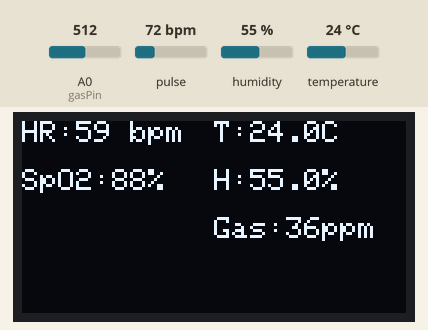
A sketch run on a simulated ESP8266 (NodeMCU). Parts: 128×64 one-colour display. Inputs (shaded band) come from the test bench; at power-on: pulse 72 bpm, A0 (gasPin) = 512, humidity 55 %, temperature 24 °C. What the sketch prints to the serial monitor is not drawn.

Above: at 1.8 s.
1.9 s: pulse set to 59 bpm
At 2.8 s:
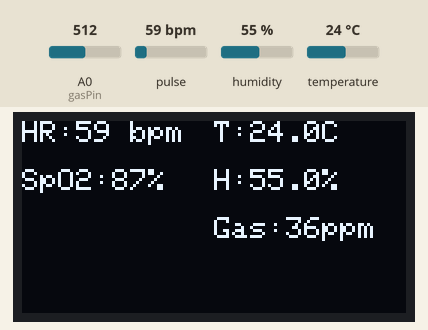
4.5 s: A0 (gasPin) set to 716
At 5.8 s:
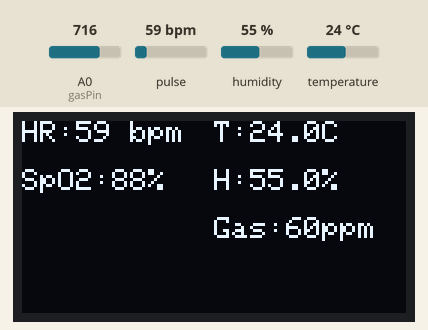
6.5 s: humidity set to 22 %
At 8.2 s:
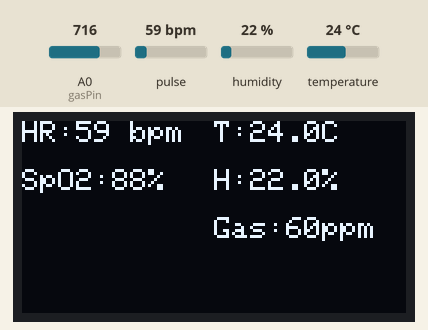
8.6 s: temperature set to 12 °C
At 10.3 s:
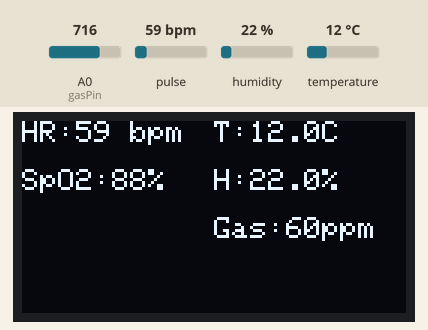
10.6 s: A0 (gasPin) set to 992
At 11.7 s:
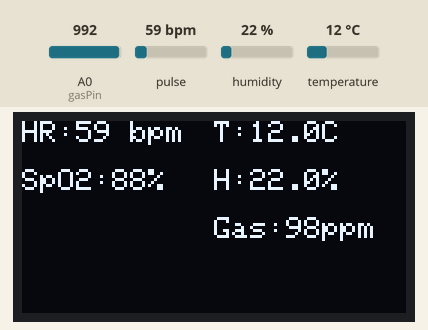
12.6 s: A0 (gasPin) set to 1010
At 14.1 s:
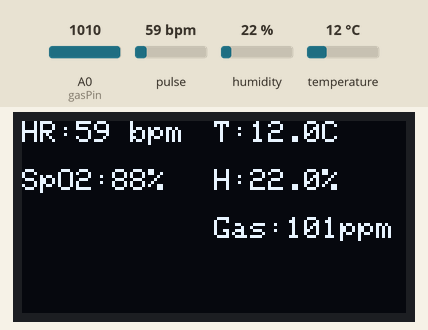
Timing chart, 0 to 15.6 s (numbered marks = the images above; inputs shaded):
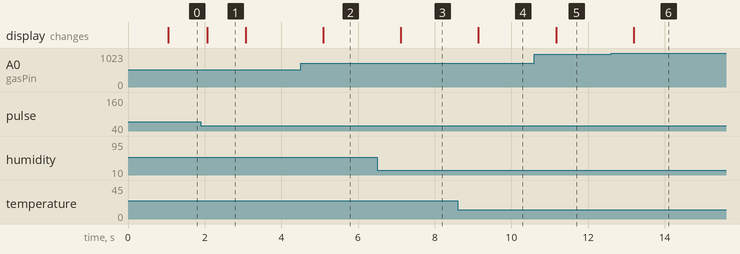

Measured:
- after the input at 1.9 s, the display: changes after 0.16 s (image 1)
- after the input at 4.5 s, the display: changes after 0.60 s (image 2)
- after the input at 6.5 s, the display: changes after 0.62 s (image 3)
- after the input at 8.6 s, the display: changes after 0.54 s (image 4)
- after the input at 10.6 s, the display: changes after 0.57 s (image 5)
- after the input at 12.6 s, the display: changes after 0.59 s (image 6)
- what the display in image 1 shows lasts 1.0 s, from 2.1 s to 3.1 s

The sketch:

ESP1.ino
```cpp
#include <ESP8266WiFi.h>
 #include "DHTesp.h"
 #define gasPin A0
 #include <MAX30105.h>  // Thư viện SparkFun
 #include <Wire.h>
 #include <Adafruit_GFX.h>
 #include <Adafruit_SSD1306.h>
#include <espnow.h>
uint8_t receiverMac[] = {0x2C, 0x3A, 0xE8, 0x12, 0x76, 0xF7};
//uint8_t receiverMac3[] = {0x2C, 0x3A, 0xE8, 0x12, 0x6C, 0x77};  //2c:3a:e8:12:6c:77


  // Định nghĩa kích thước màn hình OLED
 #define SCREEN_WIDTH 128
 #define SCREEN_HEIGHT 64
 // Khởi tạo đối tượng màn hình OLED với địa chỉ I2C (thường là 0x3C)
 #define OLED_RESET    -1  // Không sử dụng chân reset phần cứng
 Adafruit_SSD1306 display(SCREEN_WIDTH, SCREEN_HEIGHT, &Wire, OLED_RESET);

MAX30105 particleSensor;

 // Biến toàn cục
 const byte RATE_SIZE = 4;
 byte rates[RATE_SIZE];
 byte rateSpot = 0;
 long lastBeat = 0;
  // Nhịp tim và SpO₂
 float beatsPerMinute;
 int beatAvg;

// Cảm biến DHT11
 DHTesp dht;
 int dhtPin = 0; // Chân D1 trên NodeMCU (GPIO5)
 float temp;
 float humi;
 float gas;
 float heartRate; // Nhịp tim
 float oxygenLevel; // Oxy máu
// Cập nhật struct với 5 trường
struct Data {
  float t;
  float h;
  float g;
  float hr; // Nhịp tim
  float o; // Oxy máu
};

Data dataToSend;

void onSend(uint8_t *mac_addr, uint8_t sendStatus) {
  Serial.print("Trang thai gui: ");
  Serial.println(sendStatus == 0 ? "THANH CONG" : "       THAT BAI");
}
void onSend3(uint8_t *mac_addr, uint8_t sendStatus) {
  Serial.print("Trang thai gui: ");
  Serial.println(sendStatus == 0 ? "THANH CONG 333" : "       THAT BAI333");
}

 // Biến thời gian
 unsigned long currentTime = millis();
 unsigned long currentTime2 = millis();

void setup() {
    Serial.begin(115200);
    Serial.println();

    // Thiết lập cảm biến DHT11
    dht.setup(dhtPin, DHTesp::DHT11);

    // Khởi tạo màn hình OLED
    if (!display.begin(SSD1306_PAGEADDR, 0x3C)) {
      Serial.println(F("Không tìm thấy màn hình OLED!"));
      for (;;);
    }

    // Hiển thị ban đầu
    display.clearDisplay();
    display.setTextColor(SSD1306_WHITE);
    display.setTextSize(1); // Kích thước chữ


    //canhbaoNhipTim
      Wire.begin(D2, D1);  // SDA, SCL

    if (!particleSensor.begin()) {
      Serial.println("Không tìm thấy cảm biến MAX30102!");
      while (1);  // Dừng chương trình nếu không tìm thấy cảm biến
    }
    particleSensor.setup(0x1F, 4, 2, 100, 411, 4096);
    particleSensor.setPulseAmplitudeRed(0xFF);
    particleSensor.setPulseAmplitudeIR(0xFF);

    Serial.println("Khởi động MAX30102 thành công!");

    WiFi.mode(WIFI_STA);

  if (esp_now_init() != 0) {
    Serial.println("Loi ESP-NOW init");
    return;
  }

  esp_now_set_self_role(ESP_NOW_ROLE_CONTROLLER);
  esp_now_add_peer(receiverMac, ESP_NOW_ROLE_SLAVE, 1, NULL, 0);
  esp_now_register_send_cb(onSend);

//////  esp_now_set_self_role(ESP_NOW_ROLE_CONTROLLER);
//////  esp_now_add_peer(receiverMac3, ESP_NOW_ROLE_SLAVE, 1, NULL, 0);
//////  esp_now_register_send_cb(onSend3);
}
unsigned long lastDisplayUpdate = 0;
void loop() {
    // Đọc dữ liệu từ cảm biến mỗi 1 giây
    if (millis() - currentTime > 1000) {
      float h = dht.getHumidity();
      float t = dht.getTemperature();

      if (dht.getStatus() == DHTesp::ERROR_NONE) { // Kiểm tra cảm biến hoạt động tốt
        temp = t;
        humi = h;
//        Serial.print("Temperature: ");
//        Serial.print(temp);
//        Serial.print(" °C, Humidity: ");
//        Serial.print(humi);
//        Serial.println(" %");
      } else {
        Serial.print("DHT Error: ");
        Serial.println(dht.getStatusString());
      }
      int adcValue = analogRead(gasPin);
      float voltage = adcValue / 1024.0 * 3.3;
      float ratio = voltage / 1.4;
      float gasValue = 1000.0 * pow(10, ((log10(ratio) - 1.0278) / 0.6629));
//      Serial.println("Gas value: " + String(gasValue));
      gas=gasValue;
      currentTime = millis();
    long irValue = particleSensor.getIR();    // Đọc IR để tính nhịp tim
    long redValue = particleSensor.getRed();  // Đọc Red để tính SpO₂

    if (irValue < 50000) {
      Serial.println("Không phát hiện ngón tay.");
      oxygenLevel = 0;
        heartRate = 0;

    } else {
      // Đo nhịp tim
      long delta = millis() - lastBeat;
      if (irValue > 50000 && delta > 250) {
        lastBeat = millis();
        beatsPerMinute = 60 / (delta / 1000.0);
        heartRate = beatsPerMinute;

        // Lưu kết quả vào mảng
        if (beatsPerMinute >= 40 && beatsPerMinute <= 180) {
          rates[rateSpot++] = (byte)beatsPerMinute;
          rateSpot %= RATE_SIZE;
        }

        // Tính trung bình
        beatAvg = 0;
        for (byte i = 0; i < RATE_SIZE; i++) {
          beatAvg += rates[i];
        }
        beatAvg /= RATE_SIZE;
      }

      // Tính SpO₂ giả lập (cần thuật toán chính xác)
      float spO2 = 110 - 25 * ((float)redValue / (float)irValue);
      spO2 = constrain(spO2, 60, 100);  // Giới hạn từ 90% đến 100%
      oxygenLevel = spO2;
      // In kết quả
//      Serial.print("Nhịp tim: ");
//      Serial.print(beatsPerMinute);
//      Serial.print(" BPM | Trung bình: ");
//      Serial.print(beatAvg);
//      Serial.print(" BPM | Nồng độ oxy: ");
//      Serial.print(spO2);
//      Serial.println(" %");
//      Serial.print("Giá trị IR: ");
//      Serial.println(irValue);
    }
  }

 static unsigned long lastSend = 0;
  if (millis() - lastSend > 1000) {
    dataToSend.t = temp;
    dataToSend.h = humi;
    dataToSend.g = gas;
    dataToSend.hr = heartRate;
    dataToSend.o = oxygenLevel;
    esp_now_send(receiverMac, (uint8_t *)&dataToSend, sizeof(dataToSend));
/////    esp_now_send(receiverMac3, (uint8_t *)&dataToSend, sizeof(dataToSend));
    lastSend = millis();


        display.clearDisplay();

        // Cột trái - Thông số sức khỏe
        display.setCursor(0, 0);
        display.print("HR:");
        display.print(heartRate, 0); // Số nguyên
        display.print(" bpm");

        display.setCursor(0, 16);
        display.print("SpO2:");
        display.print(oxygenLevel, 0);
        display.print("%");

        // Cột phải - Thông số môi trường
        display.setCursor(64, 0);
        display.print("T:");
        display.print(temp, 1); // 1 số thập phân
        display.print("C");

        display.setCursor(64, 16);
        display.print("H:");
        display.print(humi, 1);
        display.print("%");

        display.setCursor(64, 32);
        display.print("Gas:");
        display.print(gas, 0); // Số nguyên
        display.print("ppm");

        display.display();
  }
}
```
